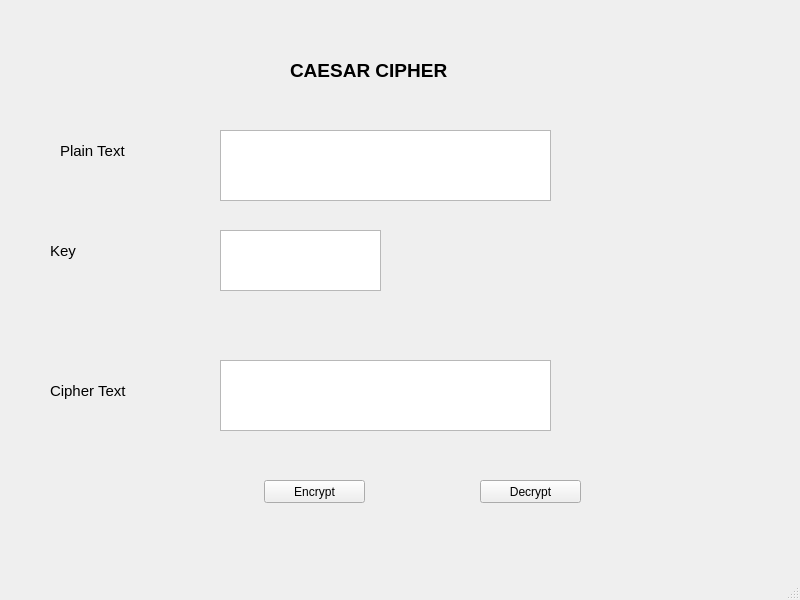
<?xml version="1.0" encoding="UTF-8"?>
<ui version="4.0">
 <class>MainWindow</class>
 <widget class="QMainWindow" name="MainWindow">
  <property name="geometry">
   <rect>
    <x>0</x>
    <y>0</y>
    <width>800</width>
    <height>600</height>
   </rect>
  </property>
  <property name="windowTitle">
   <string>MainWindow</string>
  </property>
  <widget class="QWidget" name="centralwidget">
   <widget class="QLabel" name="label">
    <property name="geometry">
     <rect>
      <x>290</x>
      <y>40</y>
      <width>221</width>
      <height>61</height>
     </rect>
    </property>
    <property name="font">
     <font>
      <pointsize>14</pointsize>
      <weight>75</weight>
      <bold>true</bold>
     </font>
    </property>
    <property name="text">
     <string>CAESAR CIPHER</string>
    </property>
   </widget>
   <widget class="QLabel" name="label_2">
    <property name="geometry">
     <rect>
      <x>60</x>
      <y>140</y>
      <width>81</width>
      <height>21</height>
     </rect>
    </property>
    <property name="font">
     <font>
      <pointsize>11</pointsize>
     </font>
    </property>
    <property name="text">
     <string>Plain Text</string>
    </property>
   </widget>
   <widget class="QLabel" name="label_3">
    <property name="geometry">
     <rect>
      <x>50</x>
      <y>240</y>
      <width>81</width>
      <height>21</height>
     </rect>
    </property>
    <property name="font">
     <font>
      <pointsize>11</pointsize>
     </font>
    </property>
    <property name="text">
     <string>Key</string>
    </property>
   </widget>
   <widget class="QLabel" name="label_4">
    <property name="geometry">
     <rect>
      <x>50</x>
      <y>380</y>
      <width>81</width>
      <height>21</height>
     </rect>
    </property>
    <property name="font">
     <font>
      <pointsize>11</pointsize>
     </font>
    </property>
    <property name="text">
     <string>Cipher Text</string>
    </property>
   </widget>
   <widget class="QTextEdit" name="txt_text">
    <property name="geometry">
     <rect>
      <x>220</x>
      <y>130</y>
      <width>331</width>
      <height>71</height>
     </rect>
    </property>
   </widget>
   <widget class="QTextEdit" name="txt_key">
    <property name="geometry">
     <rect>
      <x>220</x>
      <y>230</y>
      <width>161</width>
      <height>61</height>
     </rect>
    </property>
   </widget>
   <widget class="QTextEdit" name="txt_cipher">
    <property name="geometry">
     <rect>
      <x>220</x>
      <y>360</y>
      <width>331</width>
      <height>71</height>
     </rect>
    </property>
   </widget>
   <widget class="QPushButton" name="btn_en">
    <property name="geometry">
     <rect>
      <x>264</x>
      <y>480</y>
      <width>101</width>
      <height>23</height>
     </rect>
    </property>
    <property name="text">
     <string>Encrypt</string>
    </property>
   </widget>
   <widget class="QPushButton" name="btn_de">
    <property name="geometry">
     <rect>
      <x>480</x>
      <y>480</y>
      <width>101</width>
      <height>23</height>
     </rect>
    </property>
    <property name="text">
     <string>Decrypt</string>
    </property>
   </widget>
  </widget>
  <widget class="QMenuBar" name="menubar">
   <property name="geometry">
    <rect>
     <x>0</x>
     <y>0</y>
     <width>800</width>
     <height>21</height>
    </rect>
   </property>
  </widget>
  <widget class="QStatusBar" name="statusbar"/>
 </widget>
 <resources/>
 <connections/>
</ui>
